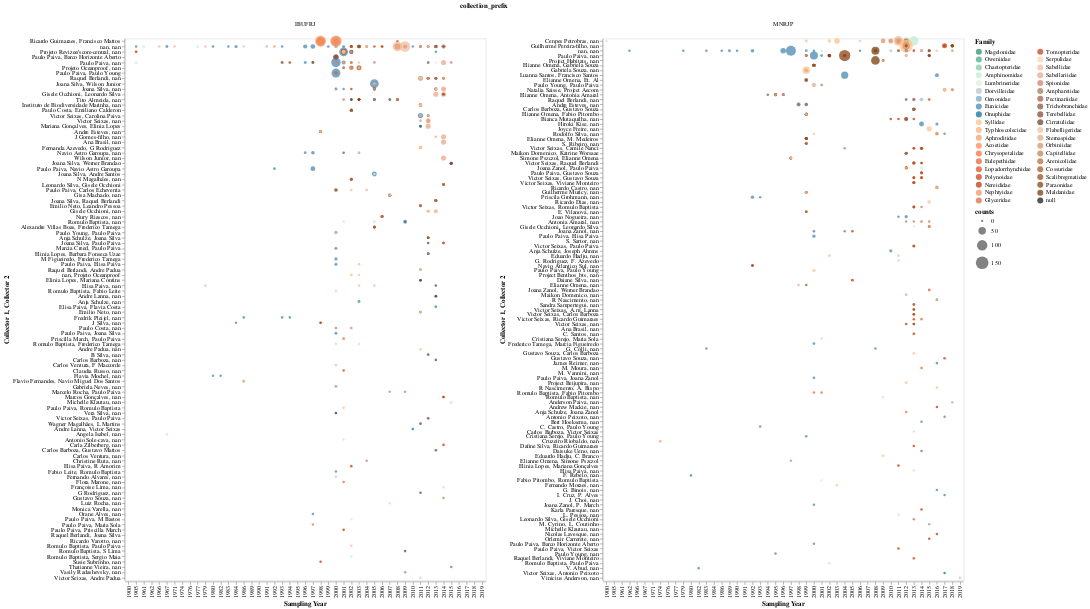

Notebook source saved alongside this figure:
### Code cell
g2 = alt.Chart(teste1, width=600, height=900).mark_circle().encode(
    x= alt.X('start_year', type='ordinal', title='Sampling Year'),
    y= alt.Y('collectors', type='nominal', title='Collector 1, Collector 2', 
            sort=alt.EncodingSortField('counts', op="sum", order='descending')),
    size= alt.Size('counts', type="quantitative",scale=alt.Scale(range=[15, 500])),  # range ajusta tamanho do circulo
    color= alt.Color('family:N', title="Family", 
                     scale=alt.Scale(domain=list(cores_familia.keys()), range=list(cores_familia.values())),
                     legend= alt.Legend(columns=2, symbolLimit=40)),
    tooltip= alt.Tooltip(['collectors', 'start_year', 'counts', 'family'])
)

# faceting
g2 = g2.facet(column='collection_prefix').resolve_scale(y='independent')

# saving chart
# g2.save('./graphs/collector/counts_per_collector-w-order-coletor1e2.html')

g2

### Figure 1 — Vega-Lite specification as saved in the notebook (floating-point values rounded to 4 significant figures; data arrays with more than 128 entries replaced by an {"elided": "..."} marker saying what was removed)
{"config": {"view": {"continuousWidth": 400, "continuousHeight": 300}}, "data": {"name": "data-4886588f723375781bbc07fd96045cc0"}, "facet": {"column": {"type": "nominal", "field": "collection_prefix"}}, "spec": {"mark": "circle", "encoding": {"color": {"type": "nominal", "field": "family", "legend": {"columns": 2, "symbolLimit": 40}, "scale": {"domain": ["Magelonidae", "Oweniidae", "Chaetopteridae", "Amphinomidae", "Lumbrineridae", "Dorvilleidae", "Oenonidae", "Eunicidae", "Onuphidae", "Syllidae", "Typhloscolecidae", "Aphroditidae", "Acoetidae", "Chrysopetalidae", "Eulepethidae", "Lopadorrhynchidae", "Polynoidae", "Nereididae", "Nephtyidae", "Glyceridae", "Tomopteridae", "Serpulidae", "Sabellidae", "Sabellariidae", "Spionidae", "Ampharetidae", "Pectinariidae", "Trichobranchidae", "Terebellidae", "Cirratulidae", "Flabelligeridae", "Sternaspidae", "Orbiniidae", "Capitellidae", "Arenicolidae", "Cossuridae", "Scalibregmatidae", "Paraonidae", "Maldanidae", NaN], "range": ["#238762", "#3CA67F", "#77c8a5", "#bbebd3", "#e7e5df", "#b2c0d0", "#7A9FBF", "#3c81ae", "#00669a", "#ffbd84", "#ffaa74", "#ff9760", "#ff814b", "#fc6b36", "#eb5824", "#d94814", "#c83b03", "#b73000", "#f18e56", "#D96236", "#bf381b", "#fbd0ad", "#f2b999", "#e8a287", "#d27666", "#a66c4b", "#975b39", "#874c2c", "#774124", "#683720", "#eebd93", "#dfa47a", "#d28d60", "#c37746", "#b4622f", "#a3501d", "#92420e", "#823606", "#732c02", "#0D0D0D"]}, "title": "Family"}, "size": {"type": "quantitative", "field": "counts", "scale": {"range": [15, 500]}}, "tooltip": [{"type": "nominal", "field": "collectors"}, {"type": "quantitative", "field": "start_year"}, {"type": "quantitative", "field": "counts"}, {"type": "nominal", "field": "family"}], "x": {"type": "ordinal", "field": "start_year", "title": "Sampling Year"}, "y": {"type": "nominal", "field": "collectors", "sort": {"field": "counts", "op": "sum", "order": "descending"}, "title": "Collector 1, Collector 2"}}, "height": 900, "width": 600}, "resolve": {"scale": {"y": "independent"}}, "$schema": "https://vega.github.io/schema/vega-lite/v4.8.1.json", "datasets": {"data-4886588f723375781bbc07fd96045cc0": {"elided": "1172 records"}}}
